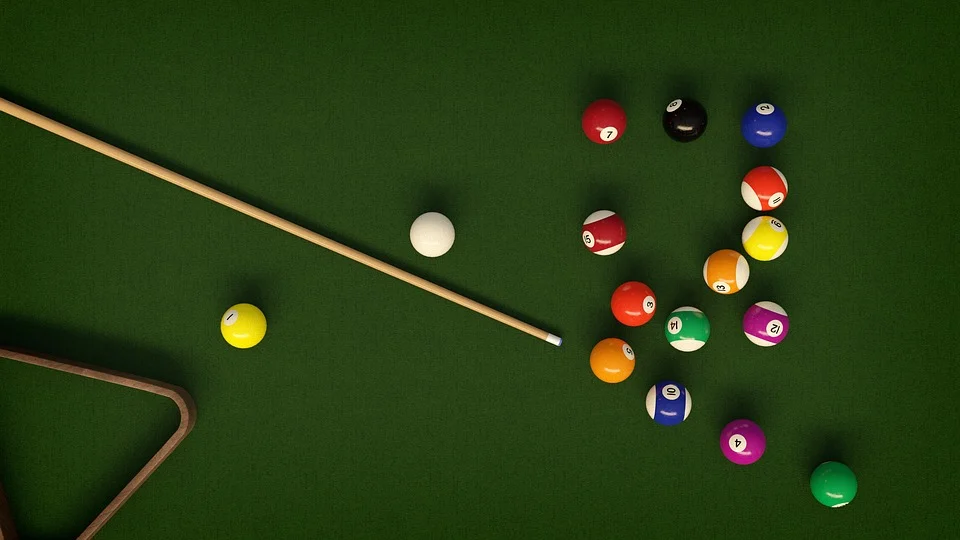
#> input picture openCV implementations/Test images/balls3.webp, 960 x 540 px, given in place of received.jpg, which was not available; the run also reads 1 picture not shown here
$ python detect2.py
#> lines starting #> are read from the running program, lines starting #| are printed output that depends on the picture; after the words box and inside, x2 and y2 are one past the last pixel; in counts of white or black regions, pixels touching at a corner belong together; pictures that were not available may be replaced by others from this repository, and a replacement may not be noted
#to detect balls
#and generate processsed image
import cv2
import numpy as np

#hsv limits
lower = {
     'red':(149,110,158),
         'green':(0,0,0),
         'blue':(0,62,0),
        'yellow':(23,59,119),
        'orange':(167,0,161),
         'purple':(255,56,29),
         'burgundy':(177,47,0)
         }

upper = {
'red':(167,255,244),
         'green':(153,58,200),
         'blue':(149,150,235),
         'yellow':(50,255,255),
    'orange':(174,132,242),
     'purple':(175,255,255),
      'burgundy':(255,255,255)
         }

# define standard colors for circle around the object
colors = {
'red':(0,0,255),
          'green':(0,255,0),
          'blue':(255,0,0),
         'yellow':(0,255,217),
         'orange':(0,140,255),
   'purple':(151,56,29),
          'burgundy':(13,50,0)
          }


def optimize():
  font = cv2.FONT_HERSHEY_SIMPLEX
  #frame1 = cv2.imread("balls3.webp")
  frame1 = cv2.imread("received.jpg")
#> frame1 is the input picture: shape (540, 960, 3); mean B, G, R 19.4, 60.9, 40.8
  h, w, c = frame1.shape
#> h = 540; w = 960; c = 3
  cv2.imwrite('testimg.jpg', frame1)
  wht = cv2.imread("white.jpg")
  wht =cv2.resize(wht,(w,h)) #same size whie back ground
#> wht: shape (540, 960, 3); every value is 255
  # [7 lines of commented-out code are left out]
  blurred = cv2.GaussianBlur(frame1,(11,11),0)
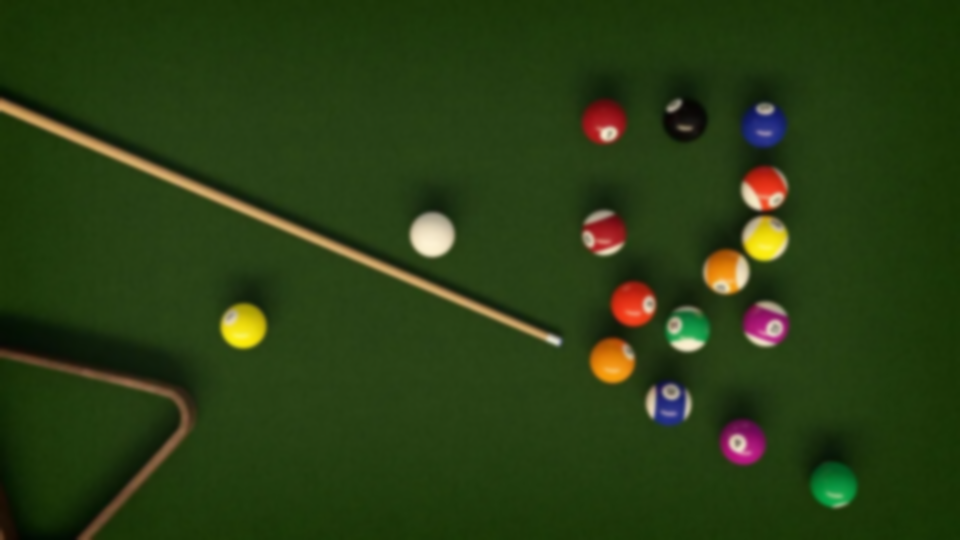
#> blurred: shape (540, 960, 3); mean B, G, R 19.4, 60.9, 40.8
  hsv = cv2.cvtColor(frame1,cv2.COLOR_BGR2HSV)
#> hsv: shape (540, 960, 3); mean H, S, V 47.2, 187.6, 64.4
      #for each color in dictionary check object in frame1
  for key, value in upper.items():
      kernel = np.ones((9,9),np.uint8)
      mask = cv2.inRange(hsv,lower[key],upper[key])
      #cv2.imshow("mask", mask)
      cv2.waitKey(0)
      mask = cv2.morphologyEx(mask,cv2.MORPH_OPEN,kernel)
      #cv2.imshow("mask1", mask)
      #cv2.waitKey(0)
      mask = cv2.morphologyEx(mask,cv2.MORPH_CLOSE,kernel)
      #cv2.imshow("mask2", mask)
      #cv2.waitKey(0)
      res1 = cv2.bitwise_and(frame1, frame1, mask=mask)
      #cv2.imshow("res", res1)
      #cv2.waitKey(0)


      #Calculate percentage of pixel colors
      output = cv2.countNonZero(mask)
      res = np.divide(float(output),mask.shape[0]*int(mask.shape[1] / 128))
      percent_colors = np.multiply((res),400) / 10000
      percent=(np.round(percent_colors*100,2))

      print(key,percent)


      cnts = cv2.findContours(mask.copy(),cv2.RETR_LIST,cv2.CHAIN_APPROX_SIMPLE)[-2]

      #print(type(cnts))

      if(len(cnts)==0):
        continue

      cv2.drawContours(frame1, cnts, -1, (10, 0, 200), 3)
      #for stripe balls (min areas)
      #print(cnts)
      #print(cv2.contourArea(cnts))
      c1 = min(cnts, key=cv2.contourArea)
      #print("Area",c1)

      if(percent > 3):
        ((x1, y1), radius1) = cv2.minEnclosingCircle(c1)
        #center calculation
        M1 = cv2.moments(c1)
        center1 = (int(M1["m10"] / M1["m00"]), int(M1["m01"] / M1["m00"]))
        #drawing circles
        cv2.circle(frame1, (int(x1), int(y1)), int(radius1), colors[key], 2)
        cv2.circle(wht, (int(x1), int(y1)), int(radius1), colors[key], 2)
        #drwaing marker and text
        cv2.drawMarker(wht, center1, colors[key], markerType=cv2.MARKER_CROSS, thickness=2)
        cv2.putText(frame1, 'Stripe-' + key, (int(x1 - radius1), int(y1 - radius1)), font, 0.6, colors[key], 2)
        cv2.putText(wht,  'Stripe-' + key, (int(x1 - radius1), int(y1 - radius1)), font, 0.6, colors[key], 2)
        center = None

        #For solid balls (max)
        #if len(cnts) > 0:
        c = max(cnts, key=cv2.contourArea)
        ((x,y), radius) = cv2.minEnclosingCircle(c)
        M = cv2.moments(c)
        center = (int(M["m10"] / M["m00"]),int(M["m01"] / M["m00"]))


        #draw circles
        cv2.circle(frame1,(int(x),int(y)),int(radius),colors[key],2)
        cv2.circle(wht, (int(x), int(y)), int(radius), colors[key], 2)
        #draw markers and text
        cv2.drawMarker(wht, center, colors[key], markerType=cv2.MARKER_CROSS, thickness=2)
        cv2.putText(frame1,'solid-' +key,(int(x-radius),int(y-radius)),font,0.6,colors[key],2)
        cv2.putText(wht, 'solid-' + key, (int(x - radius), int(y - radius)), font, 0.6, colors[key], 2)
      elif(percent<1.5):
        ((x1, y1), radius1) = cv2.minEnclosingCircle(c1)
        #center calculation
        M1 = cv2.moments(c1)
        center1 = (int(M1["m10"] / M1["m00"]), int(M1["m01"] / M1["m00"]))
        #drawing circles
        cv2.circle(frame1, (int(x1), int(y1)), int(radius1), colors[key], 2)
        cv2.circle(wht, (int(x1), int(y1)), int(radius1), colors[key], 2)
        #drwaing marker and text
        cv2.drawMarker(wht, center1, colors[key], markerType=cv2.MARKER_CROSS, thickness=2)
        cv2.putText(frame1, 'Stripe-' + key, (int(x1 - radius1), int(y1 - radius1)), font, 0.6, colors[key], 2)
        cv2.putText(wht,  'Stripe-' + key, (int(x1 - radius1), int(y1 - radius1)), font, 0.6, colors[key], 2)
        center = None
      else:
        c = max(cnts, key=cv2.contourArea)
        ((x,y), radius) = cv2.minEnclosingCircle(c)
        M = cv2.moments(c)
        center = (int(M["m10"] / M["m00"]),int(M["m01"] / M["m00"]))


        #draw circles
        cv2.circle(frame1,(int(x),int(y)),int(radius),colors[key],2)
        cv2.circle(wht, (int(x), int(y)), int(radius), colors[key], 2)
        #draw markers and text
        cv2.drawMarker(wht, center, colors[key], markerType=cv2.MARKER_CROSS, thickness=2)
        cv2.putText(frame1,'solid-' +key,(int(x-radius),int(y-radius)),font,0.6,colors[key],2)
        cv2.putText(wht, 'solid-' + key, (int(x - radius), int(y - radius)), font, 0.6, colors[key], 2)
#> this loop made 7 passes
#> (output, res, percent_colors, percent, x1, y1, radius1, center1) on passes 1, 2, 7: (476, 0.126, 0.00504, 0.5, 756.5, 326, 9.6, (756, 326)), (195, 0.0516, 0.00206, 0.21, 434, 218, 10.3, (434, 217)), (720, 0.19, 0.00762, 0.76, 606.5, 228.5, 12.35, (607, 229))
#> (output, res, percent_colors, percent, c1, x1, y1, radius1) on pass 3: (270, 0.0714, 0.00286, 0.29, [[69, 131], [69, 139], [77, 139], [77, 131]], 73, 135, 5.66)
#| red 0.5
#| green 0.21
#| blue 0.29
#| yellow 2.69
#| orange 0.0
#| purple 0.0
#| burgundy 0.76
#> pass 1, in optimize, `mask = cv2.inRange(hsv,lower[key],upper[key])`:
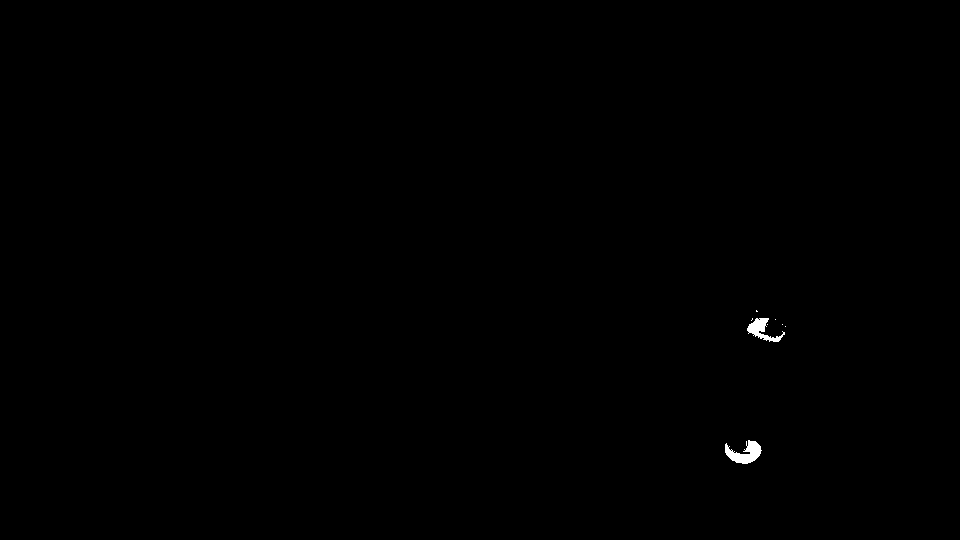
#> mask: shape (540, 960); 0.17% white; 8 white regions (6 under 20 px), largest, box (x1, y1, x2, y2) and area: (725, 440, 762, 464) 478, (747, 318, 785, 342) 368
#> after the loop:
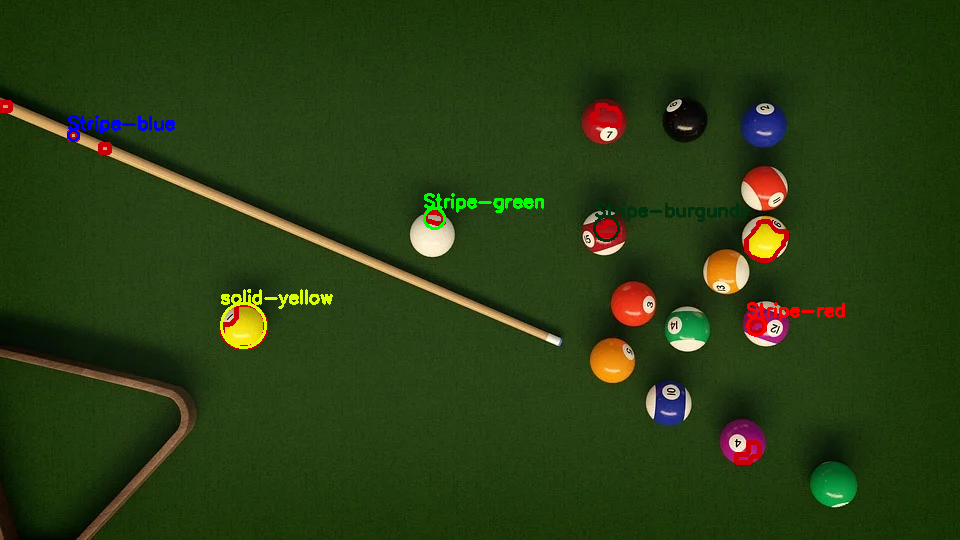
#> frame1: shape (540, 960, 3); 1.5% of pixels changed, all inside (x1, y1, x2, y2) = (0, 100, 845, 465)
#> after the loop:
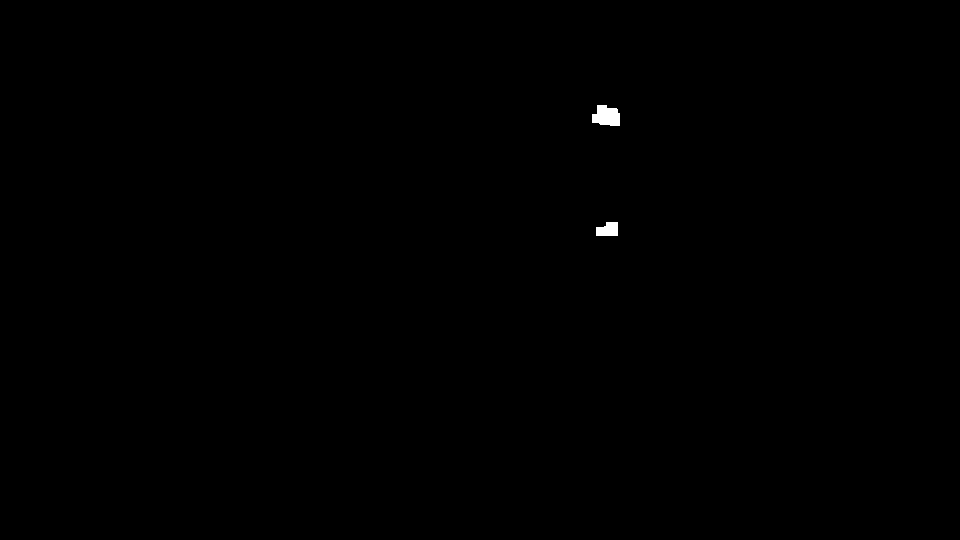
#> mask: shape (540, 960); 0.14% white; 2 white regions, box (x1, y1, x2, y2) and area: (592, 105, 620, 126) 460, (596, 222, 618, 236) 260
#> after the loop:
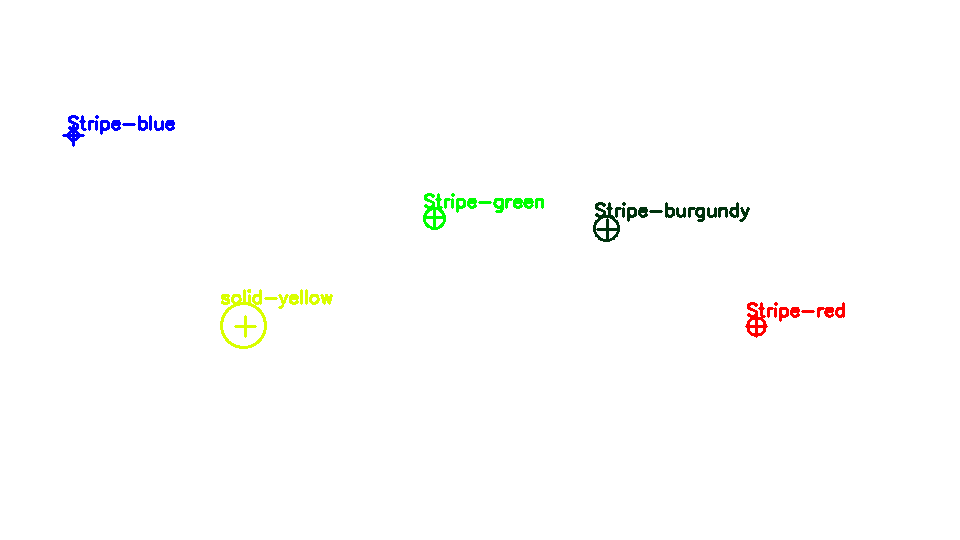
#> wht: shape (540, 960, 3); mean B, G, R 252.7, 253.5, 253.2


  #writeng and showing outputs
  cv2.imwrite('Colors.jpg', frame1)
  #cv2.imshow("Frame",frame1)
  #cv2.imwrite('Colors1.jpg', out)
  #cv2.imshow("Output1",wht)
  return wht


print("hello")
optimized =optimize()
#cv2.imwrite("optimized.jpg",optimized)
#cv2.imshow("optimized",optimized)


#key = cv2.waitKey(0)
